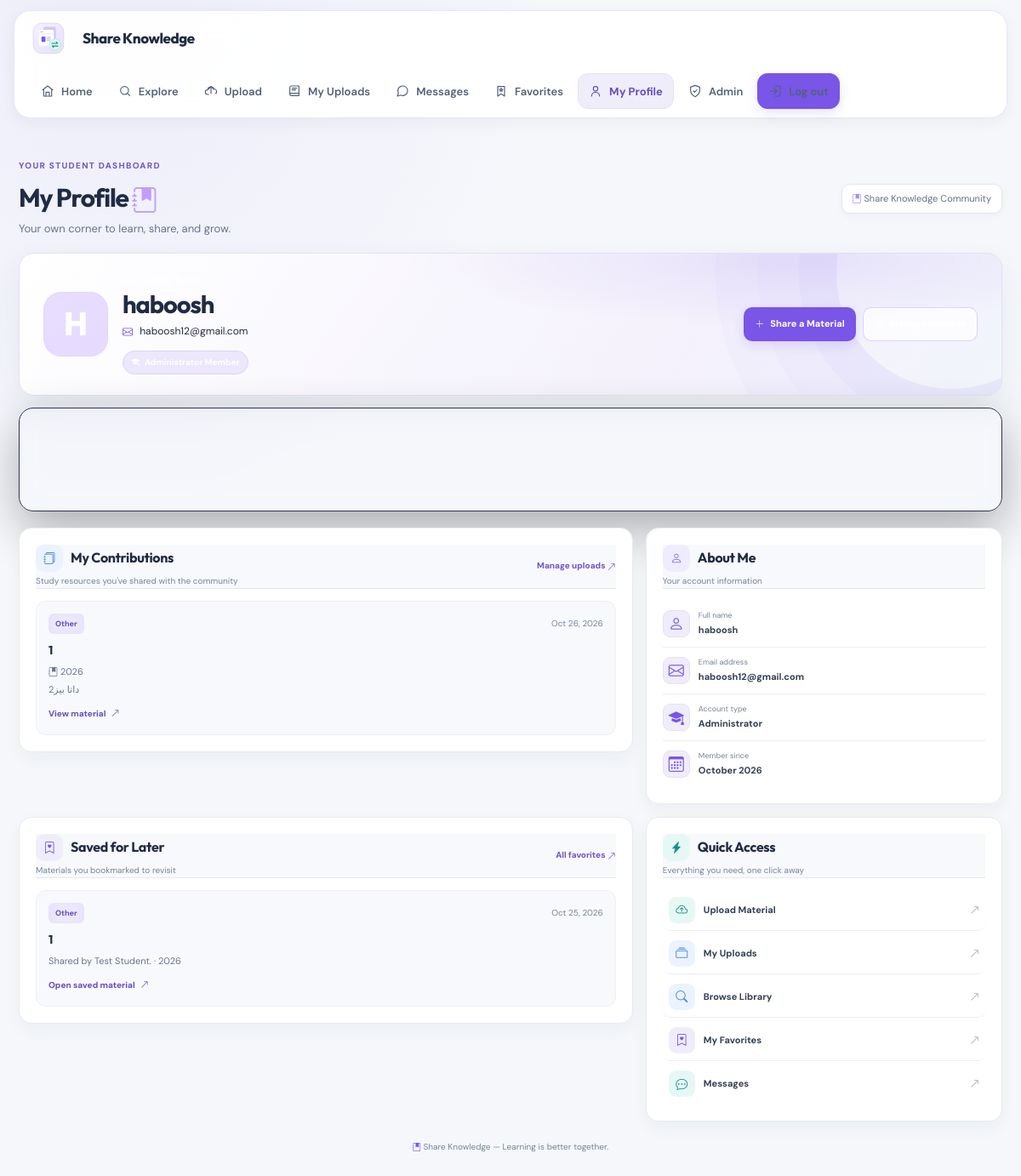
Screenshot of /profile.php (signed in) with the database file from the repository.
### tables this page shows
CREATE TABLE `users` (
  `id` int(11) NOT NULL,
  `name` varchar(100) NOT NULL,
  `email` varchar(150) NOT NULL,
  `password` varchar(255) NOT NULL,
  `created_at` timestamp NOT NULL DEFAULT current_timestamp(),
  `role` enum('student','admin') NOT NULL DEFAULT 'student'
);

CREATE TABLE `materials` (
  `id` int(11) NOT NULL,
  `user_id` int(11) NOT NULL,
  `subject` varchar(100) NOT NULL,
  `chapter` varchar(200) NOT NULL,
  `academic_year` varchar(100) NOT NULL,
  `description` text NOT NULL,
  `file_path` varchar(255) NOT NULL,
  `created_at` timestamp NOT NULL DEFAULT current_timestamp()
);

### profile.php (the view, shortened to what this page needs)
<?php
require_once 'db.php';
function e($value) {
    return htmlspecialchars((string)$value, ENT_QUOTES, 'UTF-8');
}
$userId = (int)$_SESSION['user_id'];
$stmt = $conn->prepare('SELECT id, name, email, role, created_at FROM users WHERE id = ?');
$stmt->execute([$userId]);
$user = $stmt->fetch(PDO::FETCH_ASSOC);
$stmt = $conn->prepare('SELECT id, subject, chapter, academic_year, description, created_at FROM materials WHERE user_id = ? ORDER BY created_at DESC, id DESC');
$stmt->execute([$userId]);
$materials = $stmt->fetchAll(PDO::FETCH_ASSOC);
$stmt = $conn->prepare('SELECT m.id, m.subject, m.chapter, m.academic_year, m.description, m.created_at, u.name AS uploader FROM favorites f JOIN materials m ON m.id = f.material_id LEFT JOIN users u ON u.id = m.user_id WHERE f.user_id = ? ORDER BY m.created_at DESC, m.id DESC');
$stmt->execute([$userId]);
$favorites = $stmt->fetchAll(PDO::FETCH_ASSOC);
$memberSince = !empty($user['created_at']) ? date('F Y', strtotime($user['created_at'])) : '—';
$initial = function_exists('mb_substr') ? mb_substr(trim($user['name']), 0, 1, 'UTF-8') : substr(trim($user['name']), 0, 1);
$roleLabel = ($user['role'] ?? '') === 'admin' ? 'Administrator' : 'Student';
?>
<!DOCTYPE html>
<html lang="en">
<head>
<link rel="stylesheet" href="https://cdn.jsdelivr.net/npm/bootstrap-icons@1.11.3/font/bootstrap-icons.min.css">
<link rel="stylesheet" href="assets/css/style.css">
<link rel="stylesheet" href="assets/css/profile.css">
<link rel="stylesheet" href="assets/css/brand-system.css">
<link rel="stylesheet" href="assets/css/unified-interface.css?v=3">
<link rel="stylesheet" href="assets/css/profile-dashboard.css?v=2">
<link rel="stylesheet" href="assets/css/navbar-glass.css?v=1">
</head>
<body class="profile">
<header class="topbar">
<a href="index.php" class="brand"><span class="brand-mark"><img class="brand-symbol" src="assets/images/slide-exchange-logo-light.svg" alt=""></span>Share Knowledge</a>
<nav class="topnav" aria-label="Main navigation">
<a href="index.php">Home</a>
<a href="browse.php">Explore</a>
<a href="upload.php">Upload</a>
<a href="my_uploads.php">My Uploads</a>
<a href="messages.php">Messages</a>
<a href="favorites.php">Favorites</a>
<a href="profile.php" class="current">My Profile</a>
<?php if (($user['role'] ?? '') === 'admin'): ?><a href="admin.php">Admin</a><?php endif; ?>
<a href="logout.php" class="logout">Log out</a>
</nav>
</header>
<main class="page profile-dashboard">
<div class="intro"><div><div class="eyebrow">Your student dashboard</div><h1>My Profile <span aria-hidden="true"><i class="bi bi-journal-bookmark-fill" aria-hidden="true"></i></span></h1><p>Your own corner to learn, share, and grow.</p></div><div class="date-pill"><i class="bi bi-journal-bookmark-fill" aria-hidden="true"></i> Share Knowledge Community</div></div>
<section class="hero" aria-label="Profile summary">
<div class="hero-inner">
<div class="identity">
<div class="avatar-wrap"><span><?= e($initial) ?></span></div>
<div><div class="hello">Welcome back</div><h2><?= e($user['name']) ?></h2><p><i class="bi bi-envelope" aria-hidden="true"></i> <?= e($user['email']) ?></p><span class="role-pill"><i class="bi bi-mortarboard-fill" aria-hidden="true"></i> <?= e($roleLabel) ?> Member</span></div>
</div>
<div class="hero-cta"><a href="upload.php" class="btn-white"><i class="bi bi-plus-lg" aria-hidden="true"></i> Share a Material</a><a href="my_uploads.php" class="btn-ghost"><i class="bi bi-pencil-square" aria-hidden="true"></i> Manage Uploads</a></div>
</div>
</section>
<div class="stats">
</div>
<div class="content-grid">
<div>
<section class="panel">
<div class="panel-heading"><div><h2><span class="dashboard-icon icon-blue"><i class="bi bi-journals" aria-hidden="true"></i></span> My Contributions</h2><p>Study resources you've shared with the community</p></div><a href="my_uploads.php" class="text-link">Manage uploads <i class="bi bi-arrow-up-right" aria-hidden="true"></i></a></div>
<?php if (!$materials): ?>
<div class="empty"><div class="empty-symbol"><i class="bi bi-journal-bookmark" aria-hidden="true"></i></div><h3>Your journey starts here</h3><p>You haven't uploaded materials from this account yet. Share your first resource and help someone learn.</p><a href="upload.php" class="purple-btn"><i class="bi bi-plus-lg" aria-hidden="true"></i> Upload a Material</a></div>
<?php else: ?>
<?php foreach ($materials as $material): ?>
<article class="material"><div class="material-head"><span class="chip"><?= e($material['subject']) ?></span><time><?= e(date('M j, Y', strtotime($material['created_at']))) ?></time></div><h3><?= e($material['chapter']) ?></h3><p><i class="bi bi-journal-bookmark-fill" aria-hidden="true"></i> <?= e($material['academic_year']) ?></p><p><?= nl2br(e($material['description'])) ?></p><a class="view" href="view_material.php?id=<?= (int)$material['id'] ?>" target="_blank" rel="noopener noreferrer">View material <i class="bi bi-arrow-up-right" aria-hidden="true"></i></a></article>
<?php endforeach; ?>
<?php endif; ?>
</section>
<section class="panel">
<div class="panel-heading"><div><h2><span class="dashboard-icon icon-purple"><i class="bi bi-bookmark-heart" aria-hidden="true"></i></span> Saved for Later</h2><p>Materials you bookmarked to revisit</p></div><a href="favorites.php" class="text-link">All favorites <i class="bi bi-arrow-up-right" aria-hidden="true"></i></a></div>
<?php if (!$favorites): ?>
<div class="empty"><div class="empty-symbol"><i class="bi bi-bookmark-heart" aria-hidden="true"></i></div><h3>Build your study collection</h3><p>Save useful materials from the library, and they'll appear here automatically.</p><a href="browse.php" class="purple-btn"><i class="bi bi-search" aria-hidden="true"></i> Explore Materials</a></div>
<?php else: ?>
<?php foreach ($favorites as $material): ?>
<article class="material"><div class="material-head"><span class="chip"><?= e($material['subject']) ?></span><time><?= e(date('M j, Y', strtotime($material['created_at']))) ?></time></div><h3><?= e($material['chapter']) ?></h3><p>Shared by <?= e($material['uploader'] ?? 'Unknown') ?> · <?= e($material['academic_year']) ?></p><a class="view" href="view_material.php?id=<?= (int)$material['id'] ?>" target="_blank" rel="noopener noreferrer">Open saved material <i class="bi bi-arrow-up-right" aria-hidden="true"></i></a></article>
<?php endforeach; ?>
<?php endif; ?>
</section>
</div>
<aside class="side-stack">
<section class="panel">
<div class="panel-heading"><div><h2><span class="dashboard-icon icon-lavender"><i class="bi bi-person" aria-hidden="true"></i></span> About Me</h2><p>Your account information</p></div></div>
<div class="detail"><div class="detail-icon icon-profile"><i class="bi bi-person" aria-hidden="true"></i></div><div><span>Full name</span><strong><?= e($user['name']) ?></strong></div></div>
<div class="detail"><div class="detail-icon icon-email"><i class="bi bi-envelope" aria-hidden="true"></i></div><div><span>Email address</span><strong><?= e($user['email']) ?></strong></div></div>
<div class="detail"><div class="detail-icon icon-role"><i class="bi bi-mortarboard-fill" aria-hidden="true"></i></div><div><span>Account type</span><strong><?= e($roleLabel) ?></strong></div></div>
<div class="detail"><div class="detail-icon icon-date"><i class="bi bi-calendar3" aria-hidden="true"></i></div><div><span>Member since</span><strong><?= e($memberSince) ?></strong></div></div>
</section>
<section class="panel">
<div class="panel-heading"><div><h2><span class="dashboard-icon icon-teal"><i class="bi bi-lightning-charge-fill" aria-hidden="true"></i></span> Quick Access</h2><p>Everything you need, one click away</p></div></div>
<div class="quicklinks">
<a href="upload.php"><span class="quick-label"><span class="quick-icon quick-upload"><i class="bi bi-cloud-arrow-up" aria-hidden="true"></i></span><span>Upload Material</span></span><i class="bi bi-arrow-up-right quick-arrow" aria-hidden="true"></i></a>
<a href="my_uploads.php"><span class="quick-label"><span class="quick-icon quick-library"><i class="bi bi-collection" aria-hidden="true"></i></span><span>My Uploads</span></span><i class="bi bi-arrow-up-right quick-arrow" aria-hidden="true"></i></a>
<a href="browse.php"><span class="quick-label"><span class="quick-icon quick-browse"><i class="bi bi-search" aria-hidden="true"></i></span><span>Browse Library</span></span><i class="bi bi-arrow-up-right quick-arrow" aria-hidden="true"></i></a>
<a href="favorites.php"><span class="quick-label"><span class="quick-icon quick-favorite"><i class="bi bi-bookmark-heart" aria-hidden="true"></i></span><span>My Favorites</span></span><i class="bi bi-arrow-up-right quick-arrow" aria-hidden="true"></i></a>
<a href="messages.php"><span class="quick-label"><span class="quick-icon quick-message"><i class="bi bi-chat-dots" aria-hidden="true"></i></span><span>Messages</span></span><i class="bi bi-arrow-up-right quick-arrow" aria-hidden="true"></i></a>
</div>
</section>
</aside>
</div>
<div class="footer"><i class="bi bi-journal-bookmark-fill" aria-hidden="true"></i> Share Knowledge — Learning is better together.</div>
</main>
</body>
</html>

### assets/css/style.css (style rules this page uses)
body { margin: 0; background-color: #eaf2ff; font-family: Arial, sans-serif; }
h1 { color: #2563eb; font-size: 40px; }
p { color: #334155; font-size: 20px; }
.hero { background: linear-gradient( 120deg, #071629, #102d4c ); min-height: 450px; display: flex; align-items: center; padding: 60px 8%; }
.hero { background-image:none!important;background-color:transparent }
:root { --sk-ink:#142338; --sk-muted:#64748b; --sk-brand:#286cdb; --sk-brand-dark:#174ea6; --sk-accent:#19a68c; --sk-surface:#ffffff; --sk-canvas:#f3f7fc; --sk-line:#e1e9f2; --sk-radius:18px; }
html { scroll-behavior:smooth; }
body { font-family:'DM Sans',Arial,sans-serif; color:var(--sk-ink); background:var(--sk-canvas); }
h1,h2,h3,h4,.brand,.logo { font-family:'Outfit','DM Sans',Arial,sans-serif; }
a { transition:color .18s ease,background-color .18s ease,border-color .18s ease,transform .18s ease,box-shadow .18s ease; }
.site-header,.mn-nav,.mid-nav,.topbar,.top,.rv-nav,.my-navbar,.edit-navbar,.navbar { background:#fff; color:var(--sk-ink); border-bottom:1px solid var(--sk-line); box-shadow:0 5px 24px rgba(17,42,76,.055); }
.site-header a,.mn-nav a,.mid-nav a,.topbar a,.top a,.rv-nav a,.my-navbar a,.edit-navbar a,.navbar a { color:var(--sk-ink); }
.brand,.logo { color:var(--sk-ink)!important; font-weight:800; letter-spacing:-.035em; }
.hero { border-radius:26px; background-color:#10233d; box-shadow:0 22px 55px rgba(15,35,62,.18); }
.stats,.subject-card,.material-card,.why,.upload-card,.form-card,.auth-card,.profile-card,.panel,.card,.mn-sidebar,.sidebar,.upload-sidebar { border:1px solid var(--sk-line); border-radius:var(--sk-radius); box-shadow:0 8px 26px rgba(17,42,76,.045); }
.tag,.chip,.badge { border-radius:999px; }

### rows the page displays
users: name "H", name "haboosh", email "haboosh12@gmail.com", role "Administrator", created_at "October 2026"
materials: subject "Other", created_at "Oct 26, 2026", chapter "1", academic_year "2026", description "داتا بيز2"
materials: subject "Other", created_at "Oct 25, 2026", chapter "1", user.name "Test Student.", academic_year "2026"
